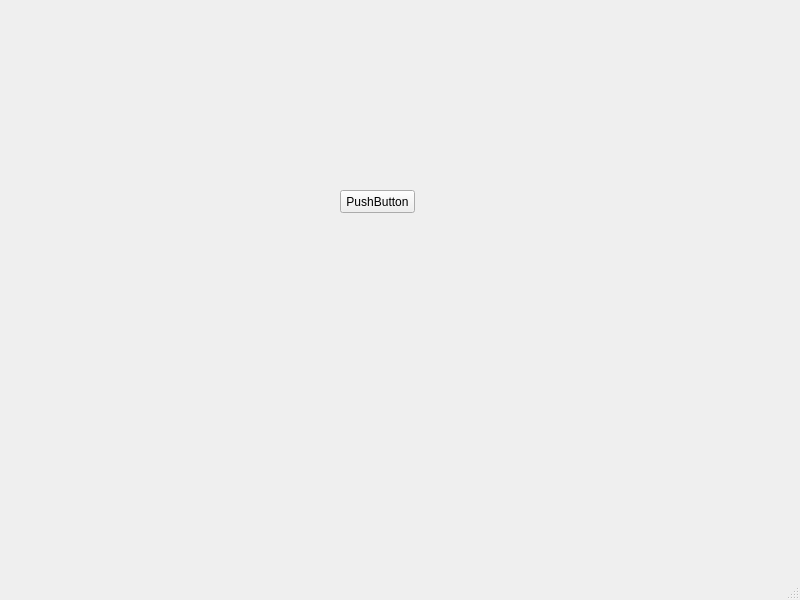
<?xml version="1.0" encoding="UTF-8"?>
<ui version="4.0">
 <class>MainWindow</class>
 <widget class="QMainWindow" name="MainWindow">
  <property name="geometry">
   <rect>
    <x>0</x>
    <y>0</y>
    <width>800</width>
    <height>600</height>
   </rect>
  </property>
  <property name="windowTitle">
   <string>MainWindow</string>
  </property>
  <widget class="QWidget" name="centralwidget">
   <widget class="QPushButton" name="pushButton">
    <property name="geometry">
     <rect>
      <x>340</x>
      <y>190</y>
      <width>75</width>
      <height>23</height>
     </rect>
    </property>
    <property name="text">
     <string>PushButton</string>
    </property>
   </widget>
  </widget>
  <widget class="QMenuBar" name="menubar">
   <property name="geometry">
    <rect>
     <x>0</x>
     <y>0</y>
     <width>800</width>
     <height>23</height>
    </rect>
   </property>
  </widget>
  <widget class="QStatusBar" name="statusbar"/>
 </widget>
 <resources/>
 <connections/>
</ui>
